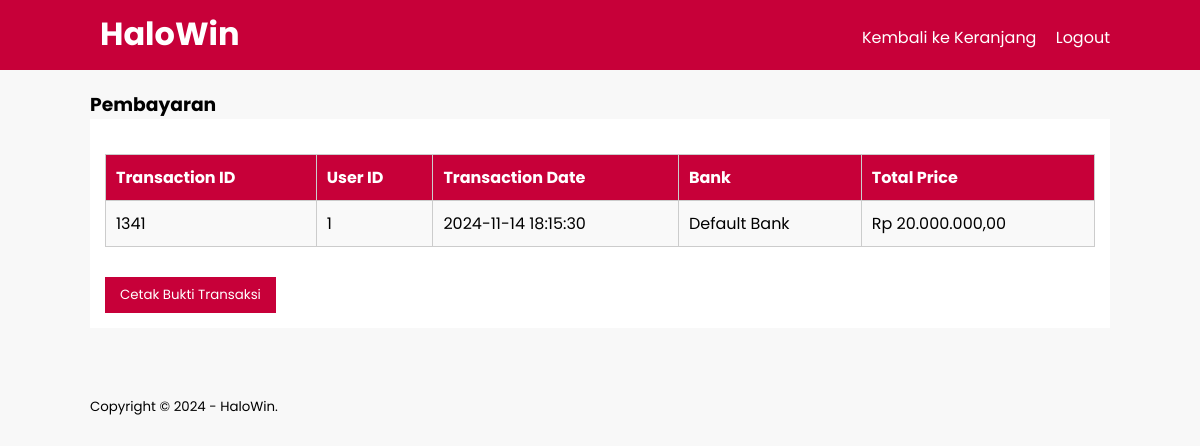
/transaksi.php (signed in), run on the app's committed database.
### tables this page shows
CREATE TABLE `tb_transaction` (
  `transaction_id` int(11) NOT NULL,
  `user_id` int(11) NOT NULL,
  `transaction_date` timestamp NOT NULL DEFAULT current_timestamp(),
  `bank` varchar(100) NOT NULL,
  `total_price` varchar(255) NOT NULL
);

### transaksi.php (the view, shortened to what this page needs)
<?php
include 'db.php';
$sql_transaction = "SELECT * FROM tb_transaction WHERE user_id = ?";
$stmt_transaction = $conn->prepare($sql_transaction);
$stmt_transaction->bind_param("i", $_SESSION['id']);
$stmt_transaction->execute();
$result_transaction = $stmt_transaction->get_result();
?>
<!DOCTYPE html>
<html>
<head>
    <link rel="stylesheet" type="text/css" href="css/style.css">
</head>
<body>
    <header>
        <div class="container">
            <h1><a href="transaksi.php">HaloWin</a></h1>
            <ul>
                <li><a href="keranjang-user.php">Kembali ke Keranjang</a></li>
                <li><a href="logout.php">Logout</a></li>
            </ul>
        </div>
    </header>
    <div class="section">
        <div class="container">
            <h3>Pembayaran</h3>
            <div class="box">
                <?php if ($result_transaction->num_rows > 0): ?>
                    <table class="summary">
                        <tr>
                            <th>Transaction ID</th>
                            <th>User ID</th>
                            <th>Transaction Date</th>
                            <th>Bank</th>
                            <th>Total Price</th>
                        </tr>
                        <?php while ($row = $result_transaction->fetch_assoc()): ?>
                            <tr>
                                <td><?php echo $row['transaction_id']; ?></td>
                                <td><?php echo $row['user_id']; ?></td>
                                <td><?php echo $row['transaction_date']; ?></td>
                                <td><?php echo $row['bank']; ?></td>
                                <td><?php echo 'Rp ' . number_format((float)$row['total_price'], 2, ',', '.'); ?></td>
                            </tr>
                        <?php endwhile; ?>
                    </table>
                    <form method="POST" action="summary.php">
                        <input type="submit" value="Cetak Bukti Transaksi" class="button-summary">
                    </form>
                <?php else: ?>
                    <p>Tidak ada transaksi yang ditemukan.</p>
                <?php endif; ?>
            </div>
        </div>
    </div>
    <footer>
        <div class="container">
            <small>Copyright &copy; 2024 - HaloWin.</small>
        </div>
    </footer>
</body>
</html>

### css/style.css (style rules this page uses)
* { padding: 0; margin: 0; font-family: "Poppins", sans-serif; }
body { background-color: #f8f8f8; }
a { color: inherit; text-decoration: none; }
header { background-color: #c70039; color: #fff; }
header h1 { float: left; padding: 10px; }
header ul { float: right; }
header ul li { display: inline-block; }
header ul li a { padding: 25px 0 20px 15px; display: inline-block; }
.container { width: 85%; margin: 0 auto; }
.container:after { content: ""; display: block; clear: both; }
.section { padding: 20px 0; }
.box { background-color: #fff; padding: 15px; margin-bottom: 20px; box-sizing: border-box; }
.box:after { content: ""; display: block; clear: both; }
footer { padding: 25px 0; }
.summary { width: 100%; border-collapse: collapse; margin-top: 20px; margin-bottom: 10px; }
.summary th, .summary td { padding: 10px; text-align: left; border: 1px solid #ccc; }
.summary th { background-color: #c70039; color: #fff; }
.summary tr:nth-child(even) { background-color: #f9f9f9; }
.button-summary { text-align: center; padding: 8px 15px; background-color: #c70039; color: #fff; border: none; cursor: pointer; margin-top: 20px; }

### data on the page
tb_transaction: transaction_id "1341", user "1", transaction_date "2024-11-14 18:15:30", bank "Default Bank", total_price "20.000.000,00"
